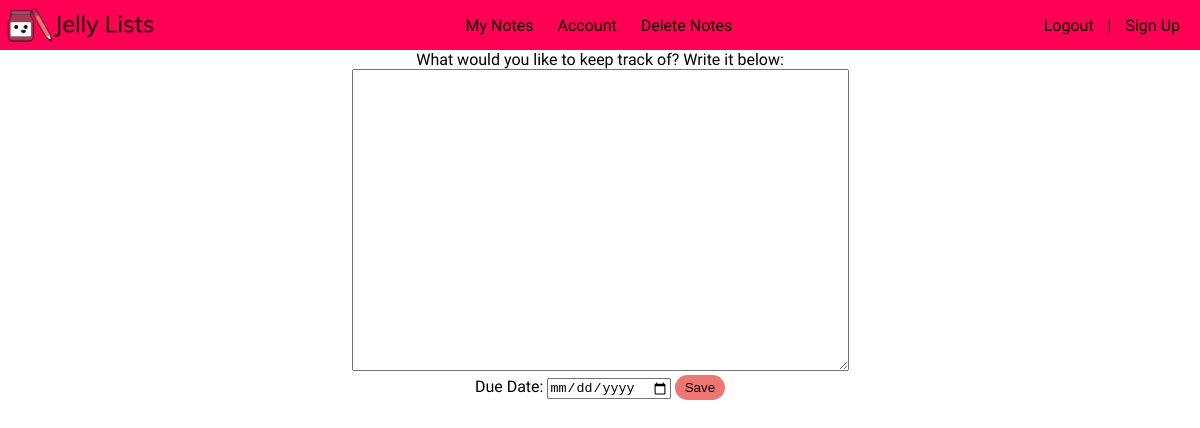
The app's page /mynotes (signed in), older data.
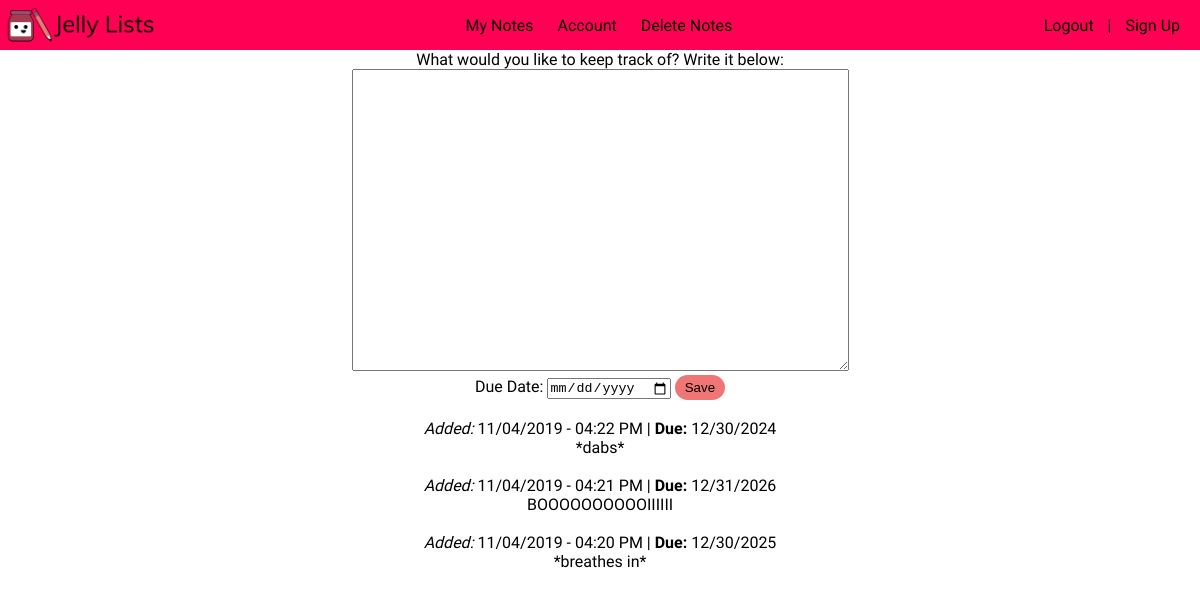
The same page, newer data.
### app/models.py (models this page shows, shortened)
class Note(db.Model):
    id = db.Column(db.Integer, primary_key=True)
    body = db.Column(db.String)
    timestamp = db.Column(db.DateTime, index=True, default=datetime.now)
    due_date = db.Column(db.DateTime, index=True)
    user_id = db.Column(db.Integer, db.ForeignKey('user.id'))

### app/routes.py (the view)
@app.route('/mynotes', methods=['GET', 'POST'])
@login_required
def mynotes():
    form = NoteForm()
    if form.validate_on_submit():
        if 'submit' in request.form:
            note = Note(body=form.note.data, due_date=form.due_date.data, author=current_user)
            db.session.add(note)
        db.session.commit()
        return redirect(url_for('mynotes'))
    notes = current_user.get_notes().all()
    return render_template('mynotes.html', form=form, notes=notes)

### app/forms.py (shortened to what this page needs)
class NoteForm(FlaskForm):
    note = TextAreaField(validators=[DataRequired()])
    due_date = DateField('Due Date', format='%m/%d/%Y', validators=[Optional()])
    submit = SubmitField('Save')

### app/models.py (called while the page is built)
@login.user_loader
def load_user(id):
    return User.query.get(int(id))

    def get_notes(self):
        return Note.query.filter(Note.user_id == self.id).order_by(
            Note.timestamp.desc())

### app/templates/mynotes.html (shortened to what this page needs)
<!DOCTYPE html>
<html>
<head>
    <link type="text/css" rel="stylesheet" href="/static/style.css"/>
</head>
<body>
    <header>
        <a href="homepage"><img src="static/JamNotJelly_Logo_text.png" alt="Jam Not Jelly's Jelly Lists" id="nav_logo"></a>
        <ul class="nav_links">
            {% if current_user.is_authenticated %}
            <li><a class="nav_content" href="mynotes">My Notes</a></li>
            <li><a class="nav_content" href="account">Account</a></li>
            <li><a class="nav_content" href="delete-notes">Delete Notes</a></li>
            {% endif %}
        </ul>
        <ul class="nav_links" id="right_links">
            {% if current_user.is_anonymous %}
            <li><a href="{{ url_for('login') }}">Login</a></li> |
            {% else %}
            <li><a href="{{ url_for('logout') }}">Logout</a></li> |
            {% endif %}
            <li><a class="nav_content" href="register">Sign Up</a></li>
        </ul>
    </header>
    <div id="main_body">
        <p>What would you like to keep track of? Write it below:</p>
        <form action="" method="post">
            {{ form.note(cols=60, rows=20) }}<br>
            <p>Due Date: {{ form.due_date() }} {{ form.submit() }}
            </p><br>
            <ul>
                {% for note in notes %}
                    <li>
                        <i>Added: </i>{{ note.timestamp.strftime('%m/%d/%Y - %I:%M %p') }}
                            {% if note.due_date %}
                                | <b>Due: </b>{{ note.due_date.strftime('%m/%d/%Y') }}
                            {% endif %}
                        <br>{{ note.body }}
                    </li><br>
                {% endfor %}
            </ul>
        </form>
    </div>
</body>
</html>

### app/static/style.css (style rules this page uses)
* { box-sizing: border-box; margin: 0; padding: 0; text-decoration: none; }
a { color: black; }
body { width: 100%; height: 100%; font-family: 'Muli', sans-serif; }
header { background-color: #ff0054; color:black; width: 100%; height: 50px; display: flex; justify-content: space-between; align-items: center; }
.nav_links { list-style: none; color: black; }
.nav_links li { display: inline-block; padding: 0 10px; }
.nav_links li a { transition: all 0.5s ease 0s }
#right_links { margin-right: 10px; }
#main_body { text-align: center; }
input[type=submit] { padding: 5px 10px; background-color: rgba(239,118,116,1); border: none; border-radius: 20px; cursor: pointer; transition: all 0.5s ease 0s; }
textarea { font-family: Arial, Helvetica, sans-serif; }
#nav_logo { height: 60px; vertical-align: bottom; }

Row changes from the older to the newer data that the page shows:
added Note: timestamp "11/04/2019 - 04:22 PM", due_date "12/30/2024", body "*dabs*"
added Note: timestamp "11/04/2019 - 04:21 PM", due_date "12/31/2026", body "BOOOOOOOOOOIIIIII"
added Note: timestamp "11/04/2019 - 04:20 PM", due_date "12/30/2025", body "*breathes in*"
